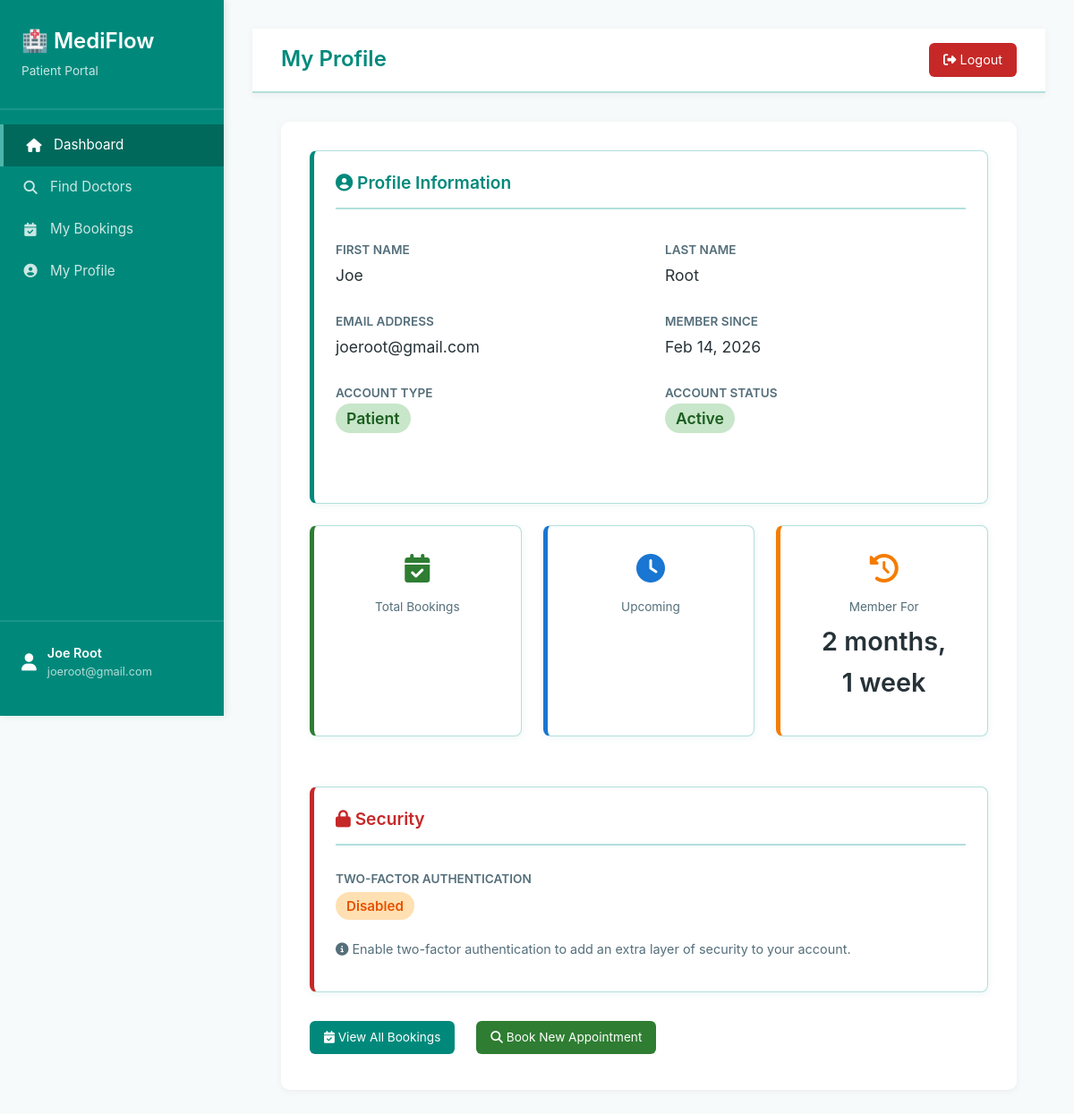
Screenshot of /patients/profile/ (signed in) with the database file from the repository.
### accounts/models.py (models this page shows, shortened)
class CustomUser(AbstractUser):
    ROLE_CHOICES = (
        ('DOCTOR', 'Doctor'),
        ('PATIENT', 'Patient'),
    )
    role = models.CharField(
        max_length=10,
        choices=ROLE_CHOICES,
        default='PATIENT'
    )
    google_calendar_token = models.JSONField(
        null=True,
        blank=True,
        help_text="OAuth token for Google Calendar"
    )
    is_2fa_enabled = models.BooleanField(
        default=False,
        help_text="Whether two-factor authentication is enabled"
    )
    class Meta:
        db_table = 'accounts_customuser'
        verbose_name = 'User'
        verbose_name_plural = 'Users'
    def is_patient(self):
        return self.role == 'PATIENT'

### patients/views.py (the view)
    def wrapper(request, *args, **kwargs):
        if not request.user.is_authenticated or not request.user.is_patient():
            messages.error(request, "You don't have permission to access this page.")
            return redirect('home')
        return view_func(request, *args, **kwargs)

### patients/views.py (called while the page is built)
def patient_only(view_func):
    def wrapper(request, *args, **kwargs):
        if not request.user.is_authenticated or not request.user.is_patient():
            messages.error(request, "You don't have permission to access this page.")
            return redirect('home')
        return view_func(request, *args, **kwargs)
    return wrapper

@login_required(login_url='home')
@patient_only
@ensure_csrf_cookie
def patient_profile(request):
    patient = request.user
    context = {
        'patient': patient,
    }
    if request.GET.get('ajax') == '1':
        return render(request, 'patients/profile_iframe.html', context)
    return render(request, 'patients/patient_profile.html', context)

### templates/patients/patient_profile.html (shortened to what this page needs)
{% extends 'patients/base_patient.html' %}
{% block navbar_title %}My Profile{% endblock %}
{% block content %}
<div class="patient-card" style="border-left: 5px solid #00897B;">
    <h3 style="margin-bottom: 2rem;">
        <i class="fas fa-user-circle"></i> Profile Information
    </h3>
    <div style="display: grid; grid-template-columns: 1fr 1fr; gap: 2rem; margin-bottom: 2rem;">
        <div>
            <div style="margin-bottom: 1.5rem;">
                <label style="color: #546E7A; font-size: 0.85rem; text-transform: uppercase; font-weight: 600;">First Name</label>
                <p style="font-size: 1.1rem; color: #263238; margin-top: 0.25rem;">{{ patient.first_name }}</p>
            </div>
            <div style="margin-bottom: 1.5rem;">
                <label style="color: #546E7A; font-size: 0.85rem; text-transform: uppercase; font-weight: 600;">Email Address</label>
                <p style="font-size: 1.1rem; color: #263238; margin-top: 0.25rem;">{{ patient.email }}</p>
            </div>
            <div style="margin-bottom: 1.5rem;">
                <label style="color: #546E7A; font-size: 0.85rem; text-transform: uppercase; font-weight: 600;">Account Type</label>
                <p style="font-size: 1.1rem; color: #263238; margin-top: 0.25rem;">
                    <span style="background: #C8E6C9; color: #1B5E20; padding: 0.35rem 0.75rem; border-radius: 20px; font-weight: 600;">Patient</span>
                </p>
            </div>
        </div>
        <div>
            <div style="margin-bottom: 1.5rem;">
                <label style="color: #546E7A; font-size: 0.85rem; text-transform: uppercase; font-weight: 600;">Last Name</label>
                <p style="font-size: 1.1rem; color: #263238; margin-top: 0.25rem;">{{ patient.last_name }}</p>
            </div>
            <div style="margin-bottom: 1.5rem;">
                <label style="color: #546E7A; font-size: 0.85rem; text-transform: uppercase; font-weight: 600;">Member Since</label>
                <p style="font-size: 1.1rem; color: #263238; margin-top: 0.25rem;">{{ patient.date_joined|date:"M d, Y" }}</p>
            </div>
            <div style="margin-bottom: 1.5rem;">
                <label style="color: #546E7A; font-size: 0.85rem; text-transform: uppercase; font-weight: 600;">Account Status</label>
                <p style="font-size: 1.1rem; color: #263238; margin-top: 0.25rem;">
                    {% if patient.is_active %}
                    <span style="background: #C8E6C9; color: #1B5E20; padding: 0.35rem 0.75rem; border-radius: 20px; font-weight: 600;">Active</span>
                    {% else %}
                    <span style="background: #FFCCBC; color: #BF360C; padding: 0.35rem 0.75rem; border-radius: 20px; font-weight: 600;">Inactive</span>
                    {% endif %}
                </p>
            </div>
        </div>
    </div>
</div>
<div style="display: grid; grid-template-columns: repeat(auto-fit, minmax(200px, 1fr)); gap: 1.5rem; margin-bottom: 2rem;">
    <div class="patient-card" style="text-align: center; border-left: 5px solid #2E7D32;">
        <div style="font-size: 2rem; color: #2E7D32; margin-bottom: 0.5rem;">
            <i class="fas fa-calendar-check"></i>
        </div>
        <p style="color: #546E7A; font-size: 0.85rem; margin-bottom: 0.25rem;">Total Bookings</p>
    </div>
    <div class="patient-card" style="text-align: center; border-left: 5px solid #1976D2;">
        <div style="font-size: 2rem; color: #1976D2; margin-bottom: 0.5rem;">
            <i class="fas fa-clock"></i>
        </div>
        <p style="color: #546E7A; font-size: 0.85rem; margin-bottom: 0.25rem;">Upcoming</p>
    </div>
    <div class="patient-card" style="text-align: center; border-left: 5px solid #F57C00;">
        <div style="font-size: 2rem; color: #F57C00; margin-bottom: 0.5rem;">
            <i class="fas fa-history"></i>
        </div>
        <p style="color: #546E7A; font-size: 0.85rem; margin-bottom: 0.25rem;">Member For</p>
        <p style="font-size: 1.8rem; font-weight: 600; color: #263238;">
            {% with days=patient.date_joined|timesince %}
            {{ days }}
            {% endwith %}
        </p>
    </div>
</div>
<div class="patient-card" style="border-left: 5px solid #C62828;">
    <h3 style="margin-bottom: 1.5rem; color: #C62828;">
        <i class="fas fa-lock"></i> Security
    </h3>
    <div style="margin-bottom: 1.5rem;">
        <label style="color: #546E7A; font-size: 0.85rem; text-transform: uppercase; font-weight: 600;">Two-Factor Authentication</label>
        <p style="font-size: 0.95rem; color: #546E7A; margin-top: 0.5rem;">
            {% if patient.is_2fa_enabled %}
            <span style="background: #C8E6C9; color: #1B5E20; padding: 0.35rem 0.75rem; border-radius: 20px; font-weight: 600;">Enabled</span>
            {% else %}
            <span style="background: #FFE0B2; color: #E65100; padding: 0.35rem 0.75rem; border-radius: 20px; font-weight: 600;">Disabled</span>
            {% endif %}
        </p>
    </div>
    <p style="color: #546E7A; font-size: 0.9rem;">
        <i class="fas fa-info-circle"></i> Enable two-factor authentication to add an extra layer of security to your account.
    </p>
</div>
<div style="margin-top: 2rem; display: flex; gap: 1rem; flex-wrap: wrap;">
    <a href="{% url 'my_bookings' %}" class="btn-patient btn-primary-patient">
        <i class="fas fa-calendar-check"></i> View All Bookings
    </a>
    <a href="{% url 'view_slots' %}" class="btn-patient btn-success-patient">
        <i class="fas fa-search"></i> Book New Appointment
    </a>
</div>
{% endblock %}

### templates/patients/base_patient.html (shortened to what this page needs)
<!DOCTYPE html>
<html lang="en">
<head>
    <link href="https://cdn.jsdelivr.net/npm/bootstrap@5.3.0/dist/css/bootstrap.min.css" rel="stylesheet">
    <link rel="stylesheet" href="https://cdnjs.cloudflare.com/ajax/libs/font-awesome/6.4.0/css/all.min.css">
</head>
<body>
    <div class="sidebar">
        <div class="sidebar-header">
            <h2>🏥 MediFlow</h2>
            <p>Patient Portal</p>
        </div>
        <ul class="sidebar-menu">
            <li><a href="#" data-page="dashboard" class="sidebar-link active" data-url="{% url 'patient_dashboard' %}">
                <i class="fas fa-home"></i> Dashboard
            </a></li>
            <li><a href="#" data-page="find-doctors" class="sidebar-link" data-url="{% url 'view_doctors' %}">
                <i class="fas fa-search"></i> Find Doctors
            </a></li>
            <li><a href="#" data-page="my-bookings" class="sidebar-link" data-url="{% url 'my_bookings' %}">
                <i class="fas fa-calendar-check"></i> My Bookings
            </a></li>
            <li><a href="#" data-page="my-profile" class="sidebar-link" data-url="{% url 'patient_profile' %}">
                <i class="fas fa-user-circle"></i> My Profile
            </a></li>
        </ul>
        <div class="sidebar-footer">
            <div class="user-info">
                <i class="fas fa-user" style="font-size: 1.2rem;"></i>
                <div>
                    <div style="font-weight: 600;">{{ user.get_full_name }}</div>
                    <div style="font-size: 0.8rem; opacity: 0.7;">{{ user.email }}</div>
                </div>
            </div>
        </div>
    </div>
    <div class="main-content">
        <div class="navbar-patient">
            <h1>{% block navbar_title %}Patient Dashboard{% endblock %}</h1>
            <div class="navbar-actions">
                <form action="{% url 'logout' %}" method="POST" style="margin: 0;" onsubmit="return confirm('Are you sure you want to logout?');">
                    <button type="submit" class="logout-btn">
                        <i class="fas fa-sign-out-alt"></i> Logout
                    </button>
                </form>
            </div>
        </div>
        <div id="content-container" class="content-container">
            {% block content %}{% endblock %}
        </div>
    </div>
</body>
</html>

### templates/patients/base_patient.html (style rules this page uses)
:root { --primary-teal: #00897B; --secondary-teal: #00695C; --accent-teal: #4DB6AC; --background: #F7FAFA; --card-bg: #FFFFFF; --text-color: #263238; --text-light: #546E7A; --success: #2E7D32; --danger: #C62828; --warning: #F57C00; --border-color: #B2DFDB; }
* { margin: 0; padding: 0; box-sizing: border-box; }
body { font-family: -apple-system, BlinkMacSystemFont, 'Segoe UI', Roboto, sans-serif; background-color: var(--background); color: var(--text-color); }
.sidebar { background: var(--primary-teal); color: white; height: 100vh; position: fixed; left: 0; top: 0; width: 250px; overflow-y: auto; box-shadow: 2px 0 8px rgba(0, 137, 123, 0.15); }
.sidebar-header { padding: 2rem 1.5rem; border-bottom: 2px solid rgba(255, 255, 255, 0.1); }
.sidebar-header h2 { font-size: 1.5rem; margin: 0; font-weight: 600; }
.sidebar-header p { font-size: 0.85rem; opacity: 0.8; margin: 0.5rem 0 0 0; }
.sidebar-menu { list-style: none; padding: 1rem 0; }
.sidebar-menu li { margin: 0; }
.sidebar-menu a { display: flex; align-items: center; gap: 0.75rem; padding: 0.75rem 1.5rem; color: rgba(255, 255, 255, 0.8); text-decoration: none; transition: all 0.2s; font-size: 0.95rem; }
.sidebar-menu a.active { background: var(--secondary-teal); color: white; border-left: 4px solid var(--accent-teal); }
.sidebar-menu i { width: 20px; text-align: center; }
.sidebar-footer { position: absolute; bottom: 0; width: 100%; padding: 1.5rem; border-top: 2px solid rgba(255, 255, 255, 0.1); }
.user-info { display: flex; align-items: center; gap: 0.75rem; margin-bottom: 1rem; font-size: 0.9rem; }
.main-content { margin-left: 250px; padding: 2rem; }
.navbar-patient { background: white; border-bottom: 2px solid var(--border-color); box-shadow: 0 2px 8px rgba(0, 0, 0, 0.05); padding: 1rem 2rem; display: flex; justify-content: space-between; align-items: center; position: sticky; top: 0; z-index: 100; }
.navbar-patient h1 { font-size: 1.5rem; color: var(--primary-teal); margin: 0; font-weight: 600; }
.navbar-actions { display: flex; align-items: center; gap: 1.5rem; }
.logout-btn { background: var(--danger); color: white; border: none; padding: 0.5rem 1rem; border-radius: 6px; cursor: pointer; font-size: 0.9rem; transition: background 0.2s; }
.patient-card { background: var(--card-bg); border-radius: 10px; box-shadow: 0 2px 8px rgba(0, 0, 0, 0.05); padding: 2rem; margin-bottom: 2rem; border: 1px solid var(--border-color); }
.patient-card h3 { color: var(--primary-teal); margin-bottom: 1rem; font-size: 1.2rem; }
.btn-patient { padding: 0.5rem 1rem; border-radius: 6px; border: none; cursor: pointer; font-size: 0.85rem; transition: all 0.2s; text-decoration: none; display: inline-block; }
.btn-primary-patient { background: var(--primary-teal); color: white; }
.btn-success-patient { background: var(--success); color: white; }
.content-container { padding: 2rem; min-height: 500px; background: var(--card-bg); border-radius: 10px; margin: 2rem; box-shadow: 0 2px 8px rgba(0, 0, 0, 0.05); animation: fadeIn 0.3s ease-in; }
.content-container h2, .content-container h3 { margin-top: 2rem; margin-bottom: 1.5rem; padding-bottom: 1rem; border-bottom: 2px solid var(--border-color); font-weight: 600; }
.content-container h2:first-child, .content-container h3:first-child { margin-top: 0; }
.patient-card h3 { margin-bottom: 1.2rem; }
.patient-card p { margin-bottom: 0.75rem; line-height: 1.6; }
.btn-patient { margin-right: 0.5rem; margin-bottom: 0.5rem; }

### templates/patients/patient_profile.html (style rules this page uses)
.patient-card { background: white; border-radius: 8px; padding: 1.5rem; margin-bottom: 1.5rem; box-shadow: 0 2px 8px rgba(0, 137, 123, 0.08); transition: all 0.3s; }

### rows the page displays
CustomUser: get_full_name "Joe Root", email "joeroot@gmail.com", first_name "Joe", last_name "Root", date_joined "Feb 14, 2026"

### other values shown
{{ days }} "2 months, 1 week"
